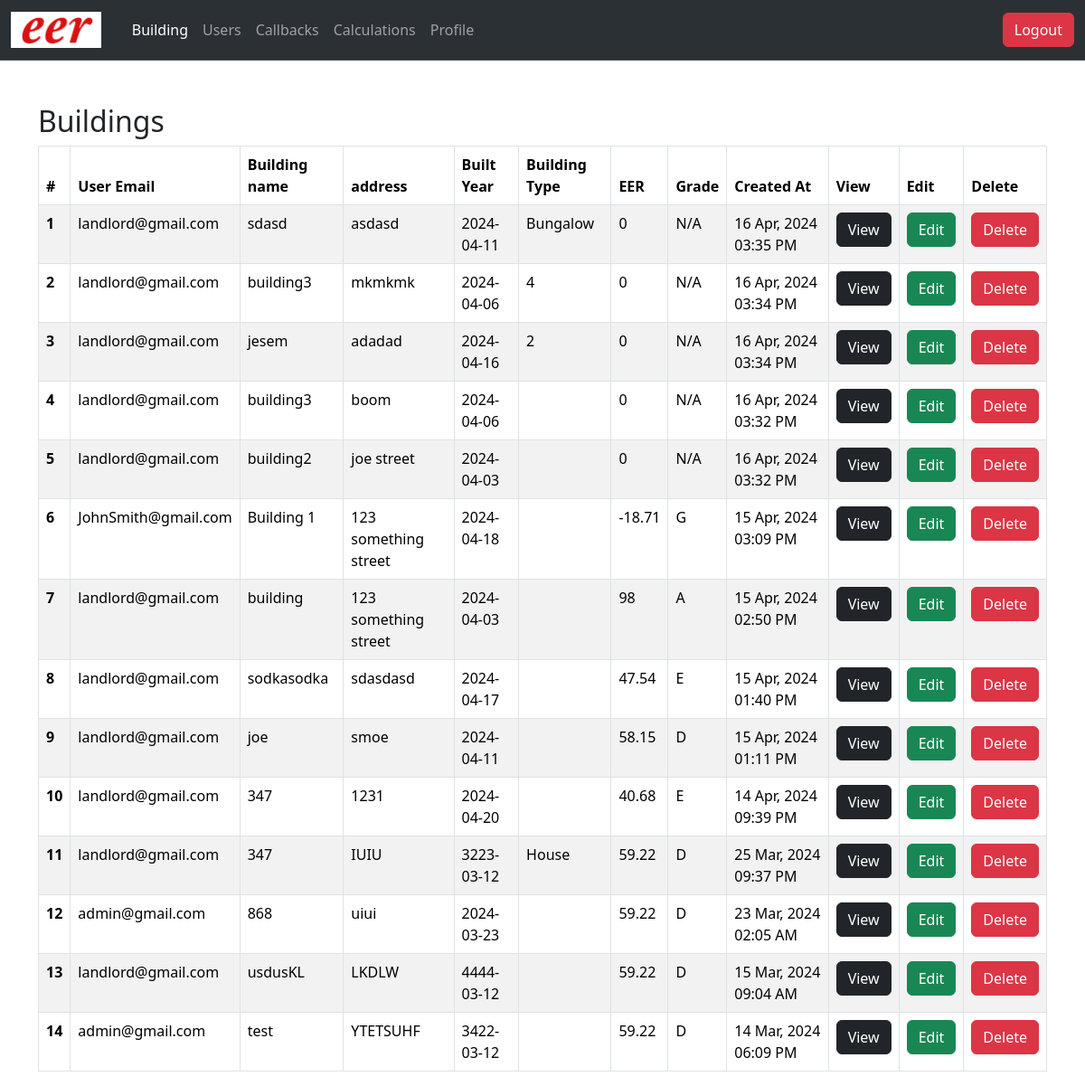
Page /admin (signed in) on the committed database.
### tables this page shows
CREATE TABLE `building` (
  `id` int(11) NOT NULL,
  `user_id` int(11) DEFAULT NULL,
  `name` text DEFAULT NULL,
  `BuildingAddress` varchar(1000) DEFAULT NULL,
  `Building_Type` text DEFAULT NULL,
  `built_year` date DEFAULT NULL,
  `eer` text DEFAULT NULL,
  `potential` text DEFAULT NULL,
  `grade` text DEFAULT NULL,
  `created_at` datetime DEFAULT NULL
);

CREATE TABLE `users` (
  `id` int(11) NOT NULL,
  `fname` text DEFAULT NULL,
  `lname` text DEFAULT NULL,
  `username` text DEFAULT NULL,
  `email` text DEFAULT NULL,
  `password` text DEFAULT NULL,
  `phone` int(11) DEFAULT NULL,
  `UserAddress` varchar(5000) DEFAULT NULL,
  `role_id` int(11) DEFAULT NULL,
  `created_at` datetime DEFAULT NULL
);

### admin/index.php (the view, shortened to what this page needs)
<?php include "../php/db.php";
$data = mysqli_query($conn, "SELECT * FROM `building` order by id desc");
?>
<!doctype html>
<html lang="en">
  <head>
    <link href="https://cdn.jsdelivr.net/npm/bootstrap@5.3.3/dist/css/bootstrap.min.css" rel="stylesheet">
    <link rel="stylesheet" href="https://cdn.datatables.net/2.0.2/css/dataTables.dataTables.min.css">
</head>
<body>
    <?php include("header.php"); ?>
   <div class="container mx-auto mt-5">
    <div class="d-flex justify-content-between">
<div><h2>Buildings</h2></div>
    </div>
   <table class="table table-bordered table-striped table-hover" id="myTable">
  <thead>
    <tr>
      <th scope="col">#</th>
      <th scope="col">User Email</th>
      <th scope="col">Building name</th>
      <th scope="col">address</th>
      <th scope="col">Built Year</th>
      <th scope="col">Building Type</th>
      <th scope="col">EER</th>
      <th scope="col">Grade</th>
      <th scope="col">Created At</th>
      <th scope="col">View</th>
      <th scope="col">Edit</th>
      <th scope="col">Delete</th>
    </tr>
  </thead>
  <tbody>
    <?php if(mysqli_num_rows($data)>0){
      $sno = 0;
      while($fetch_rows = mysqli_fetch_assoc($data)){
        $sno++;
        $user_get = mysqli_fetch_assoc(mysqli_query($conn, "SELECT * FROM `users` WHERE `id`=$fetch_rows[user_id]"));
?>
    <tr>
      <th scope="row"><?=$sno?></th>
      <td><?=$user_get['email']?></td>
      <td><?=$fetch_rows['name']?></td>
      <td><?=$fetch_rows['BuildingAddress']?></td>
      <td><?=$fetch_rows['built_year']?></td>
      <td><?=$fetch_rows['Building_Type']?></td>
      <td><?=$fetch_rows['eer']?></td>
      <td><?=$fetch_rows['grade']?></td>
      <td><?=date('d M, Y h:i A', strtotime($fetch_rows['created_at']))?></td>
      <td><a href="view_building.php?id=<?=$fetch_rows['id']?>" class="btn btn-dark">View</a></td>
      <td><a href="edit_building.php?id=<?=$fetch_rows['id']?>" class="btn btn-success">Edit</a></td>
      <td><a href="delete_building.php?id=<?=$fetch_rows['id']?>" class="btn btn-danger">Delete</a></td>
    </tr>
<?php
      }
    } ?>
  </tbody>
</table>
    <?php include("footer.php"); ?>

### rows in the picture
building: user.email "landlord@gmail.com", name "sdasd", BuildingAddress "asdasd", built_year "2024-04-11", Building_Type "Bungalow", eer "0", grade "N/A", created_at "16 Apr, 2024 03:35 PM"
building: user.email "landlord@gmail.com", name "building3", BuildingAddress "mkmkmk", built_year "2024-04-06", Building_Type "4", eer "0", grade "N/A", created_at "16 Apr, 2024 03:34 PM"
building: user.email "landlord@gmail.com", name "jesem", BuildingAddress "adadad", built_year "2024-04-16", Building_Type "2", eer "0", grade "N/A", created_at "16 Apr, 2024 03:34 PM"
building: user.email "landlord@gmail.com", name "building3", BuildingAddress "boom", built_year "2024-04-06", eer "0", grade "N/A", created_at "16 Apr, 2024 03:32 PM"
building: user.email "landlord@gmail.com", name "building2", BuildingAddress "joe street", built_year "2024-04-03", eer "0", grade "N/A", created_at "16 Apr, 2024 03:32 PM"
building: user.email "JohnSmith@gmail.com", name "Building 1", BuildingAddress "123 something street", built_year "2024-04-18", eer "-18.71", grade "G", created_at "15 Apr, 2024 03:09 PM"
building: user.email "landlord@gmail.com", name "building", BuildingAddress "123 something street", built_year "2024-04-03", eer "98", grade "A", created_at "15 Apr, 2024 02:50 PM"
building: user.email "landlord@gmail.com", name "sodkasodka", BuildingAddress "sdasdasd", built_year "2024-04-17", eer "47.54", grade "E", created_at "15 Apr, 2024 01:40 PM"
building: user.email "landlord@gmail.com", name "joe", BuildingAddress "smoe", built_year "2024-04-11", eer "58.15", grade "D", created_at "15 Apr, 2024 01:11 PM"
building: user.email "landlord@gmail.com", name "347", BuildingAddress "1231", built_year "2024-04-20", eer "40.68", grade "E", created_at "14 Apr, 2024 09:39 PM"
building: user.email "landlord@gmail.com", name "347", BuildingAddress "IUIU", built_year "3223-03-12", Building_Type "House", eer "59.22", grade "D", created_at "25 Mar, 2024 09:37 PM"
building: user.email "admin@gmail.com", name "868", BuildingAddress "uiui", built_year "2024-03-23", eer "59.22", grade "D", created_at "23 Mar, 2024 02:05 AM"
building: user.email "landlord@gmail.com", name "usdusKL", BuildingAddress "LKDLW", built_year "4444-03-12", eer "59.22", grade "D", created_at "15 Mar, 2024 09:04 AM"
building: user.email "admin@gmail.com", name "test", BuildingAddress "YTETSUHF", built_year "3422-03-12", eer "59.22", grade "D", created_at "14 Mar, 2024 06:09 PM"
